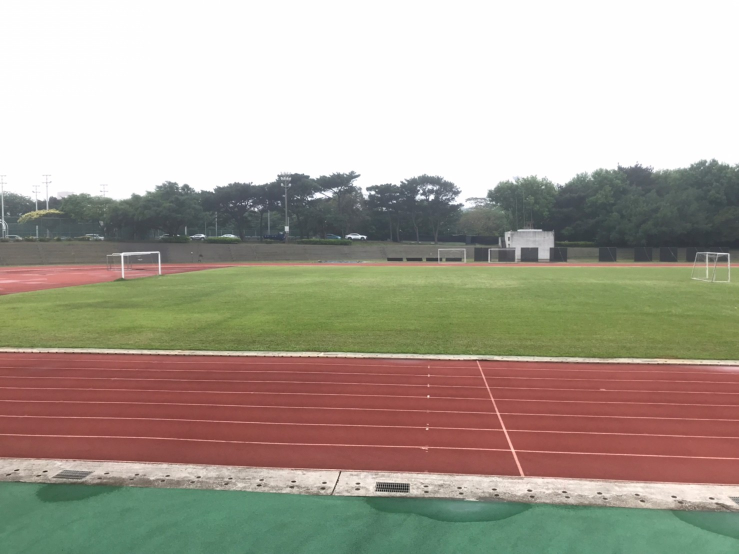
#> input picture Lab2/Photos/Base/Base1.jpg, 1478 x 1108 px (shown at 1/2 size)
$ python -i HW2.py   (imports and definitions only)
#> lines starting #> are read from the running program, lines starting #| are printed output that depends on the picture
#> further down, picture is the input picture: shape (1108, 1478, 3); mean B, G, R 150.4, 163.4, 171.1
import cv2
import numpy as np
import random
import math
import sys
import os
import matplotlib.pyplot as plt

# read the image file & output the color & gray image
# [14 lines left out: functions read_img, img_to_gray, not called in this run]

# create a window to show the image
# It will show all the windows after you call im_show()
# Remember to call im_show() in the end of main
def creat_im_window(window_name,img):
    cv2.imshow(window_name,img)

# show the all window you call before im_show()
# and press any key to close all windows
def im_show():
    cv2.waitKey(0)
    cv2.destroyAllWindows()

# [201 lines left out: functions KNN_match, expected_Homography, Homography, RANSAC, stitch_image, stitch_images and 2 more, not called in this run]

def GainCompensator(img):
    img_gray = cv2.cvtColor(img, cv2.COLOR_BGR2GRAY)
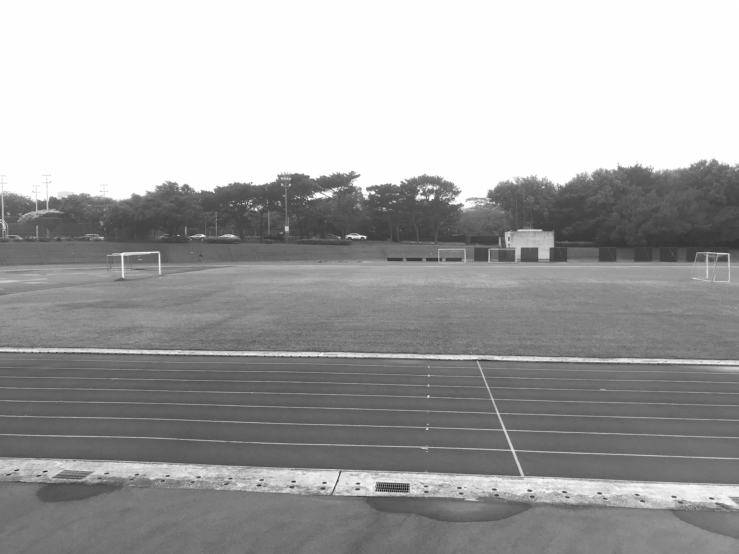
#> img_gray: shape (1108, 1478) (shown at 1/2 size); min 12, max 255, mean 164.3
    hist, bins = np.histogram(img_gray.flatten(), 256, [0, 256])
#> hist = 256 values, max 516173 at index 254, min 0 at index 0, mean 6397; bins = 257 values from 0 to 256
    cdf = hist.cumsum()
#> cdf = 256 values from 0 to 1637624
    cdf_normalized = cdf * hist.max() / cdf.max()
#> cdf_normalized = 256 values from 0 to 516173
    img_equalized = np.interp(img_gray.flatten(), bins[:-1], cdf_normalized)
    img_equalized = img_equalized.reshape(img_gray.shape)
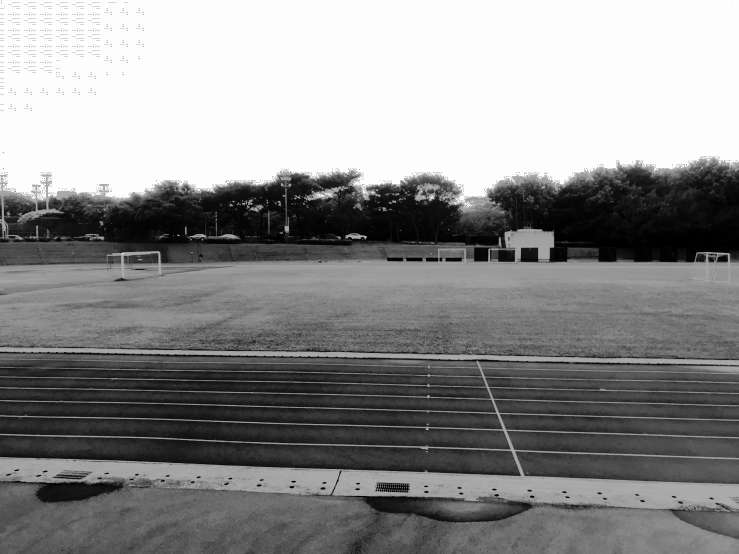
#> img_equalized: shape (1108, 1478) float64 (shown at 1/2 size); min 0.315, max 516173, mean 284985.9; drawn with min black and max white
    img_equalized = img_equalized.astype(np.uint8)
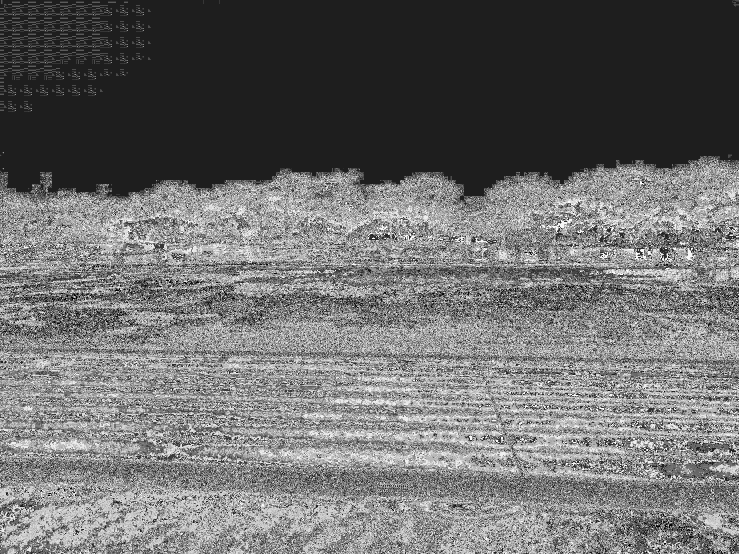
#> img_equalized: shape (1108, 1478) (shown at 1/2 size); min 0, max 255, mean 109.1
    img_compensated = cv2.cvtColor(img_equalized, cv2.COLOR_GRAY2BGR)
    return img_compensated

# [17 lines not run here, left out]

    # the example of image window
    # creat_im_window("Result",img)
    # im_show()

    # you can use this function to store the result
    # cv2.imwrite("result.jpg",img)

>>> import cv2
>>> picture = cv2.imread('Photos/Base/Base1.jpg')
>>> result = GainCompensator(picture)

$ run again, on Lab2/Photos/Challenge/Challenge3.jpg
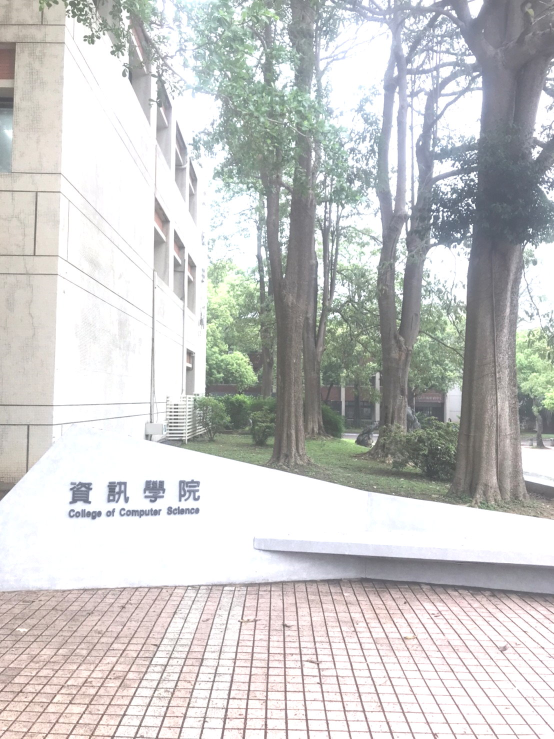
#> input picture Lab2/Photos/Challenge/Challenge3.jpg, 1108 x 1478 px (shown at 1/2 size)
#> picture is the input picture: shape (1478, 1108, 3); mean B, G, R 200.3, 201.3, 201.3
#> in GainCompensator, `img_gray = cv2.cvtColor(img, cv2.COLOR_BGR2GRAY)`:
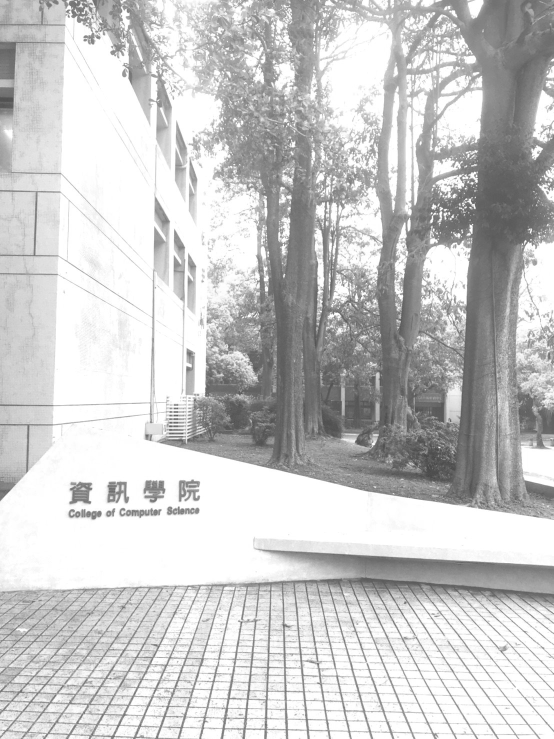
#> img_gray: shape (1478, 1108) (shown at 1/2 size); min 66, max 255, mean 201.2
#> hist = 256 values, max 347025 at index 255, min 0 at index 0, mean 6397; bins = 257 values from 0 to 256
#> cdf = 256 values from 0 to 1637624
#> cdf_normalized = 256 values from 0 to 347025
#> in GainCompensator, `img_equalized = img_equalized.astype(np.uint8)`:
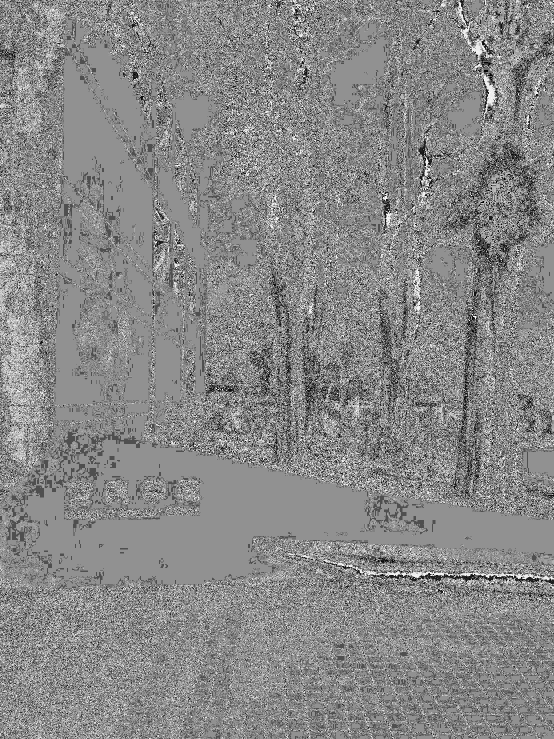
#> img_equalized: shape (1478, 1108) (shown at 1/2 size); min 0, max 254, mean 135.9
